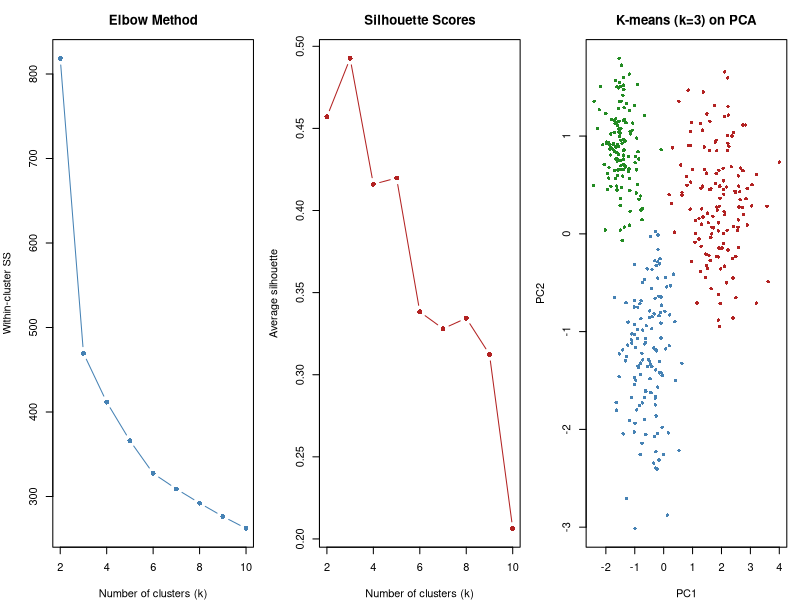
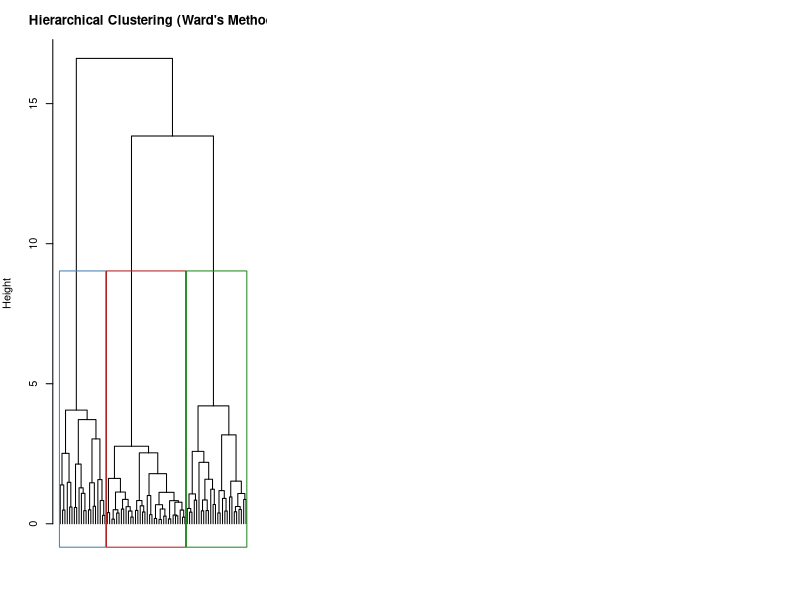
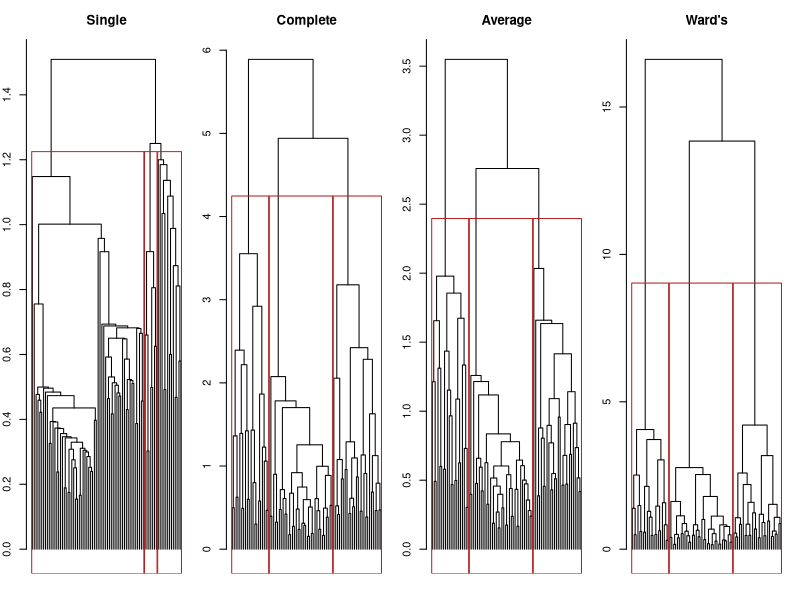
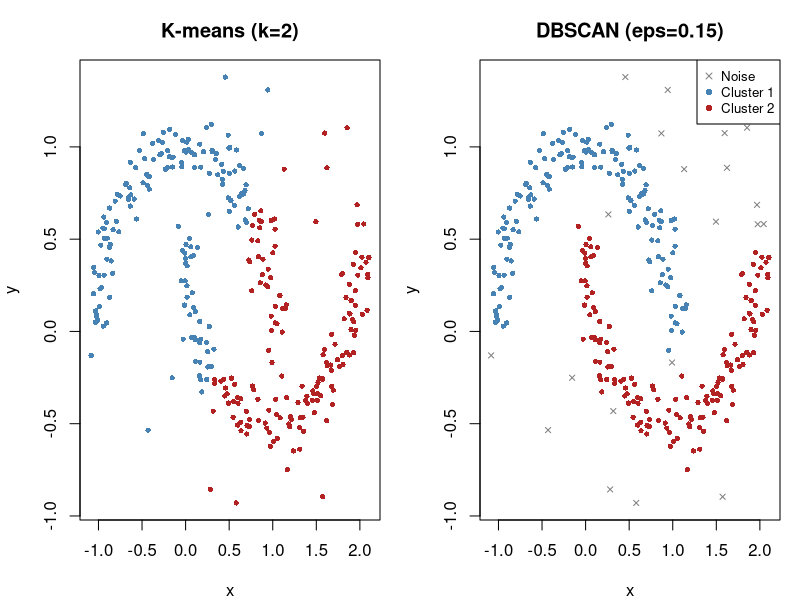
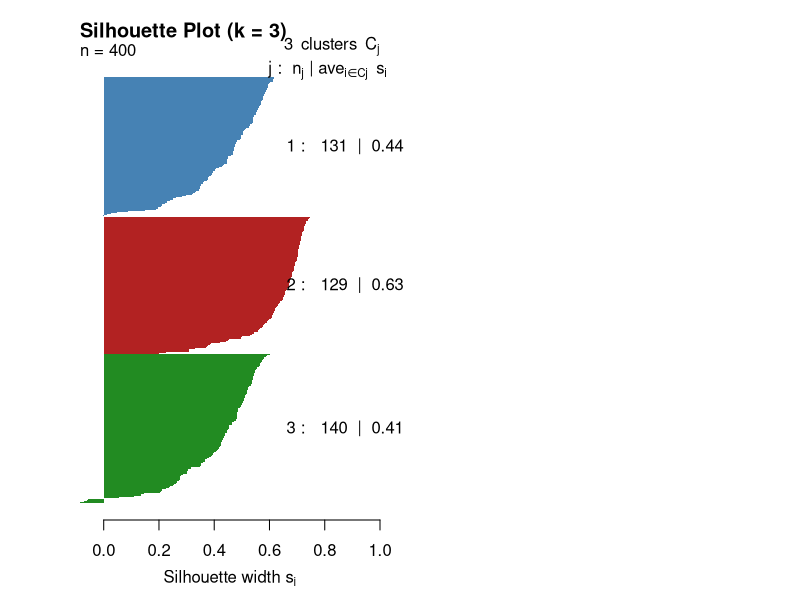
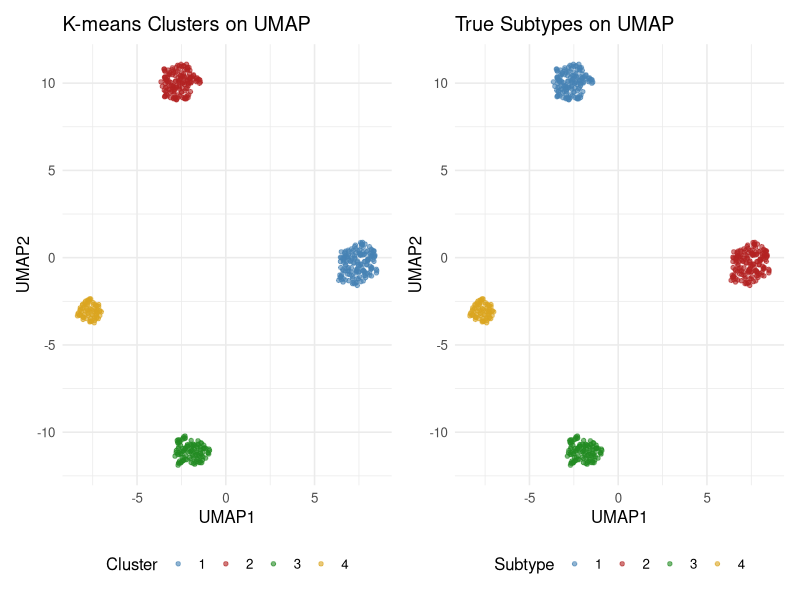
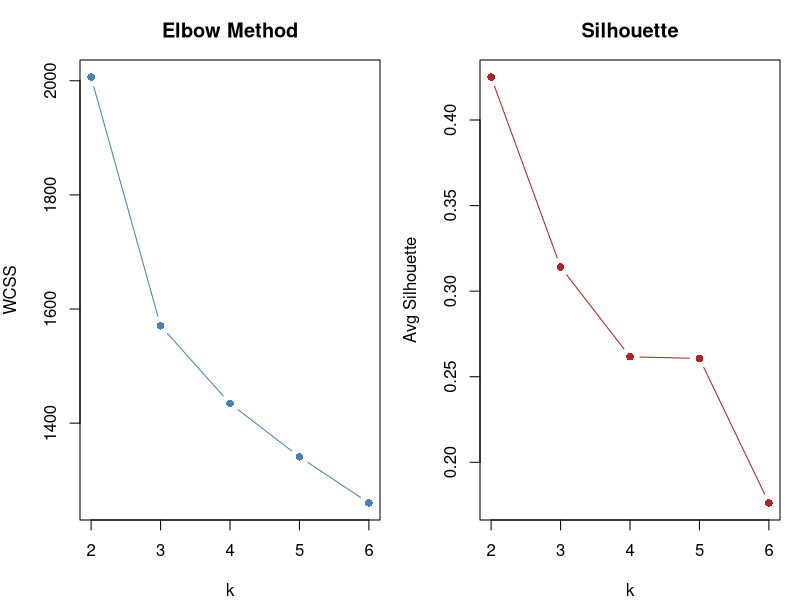

Recreate these plots in R, in order.
## ---- chunk 1
#| include: false
library(tidyverse)
library(knitr)
## ---- chunk 2
#| label: fig-kmeans-r
#| fig-cap: "K-means clustering of simulated patient lab data: choosing k and visualising clusters."
#| fig-width: 14
#| fig-height: 5

library(cluster)

set.seed(42)
n <- 400

# Simulate 3 patient phenotypes with distinct lab profiles
pheno1 <- tibble(  # Metabolic syndrome phenotype
  glucose = rnorm(n * 0.35, 140, 20),
  crp     = rnorm(n * 0.35, 5, 2),
  albumin = rnorm(n * 0.35, 3.5, 0.3),
  wbc     = rnorm(n * 0.35, 8, 2)
)
pheno2 <- tibble(  # Inflammatory phenotype
  glucose = rnorm(n * 0.35, 100, 15),
  crp     = rnorm(n * 0.35, 15, 4),
  albumin = rnorm(n * 0.35, 3.0, 0.4),
  wbc     = rnorm(n * 0.35, 14, 3)
)
pheno3 <- tibble(  # Healthy-ish phenotype
  glucose = rnorm(n * 0.30, 90, 10),
  crp     = rnorm(n * 0.30, 2, 1),
  albumin = rnorm(n * 0.30, 4.2, 0.2),
  wbc     = rnorm(n * 0.30, 7, 1.5)
)

lab_data <- bind_rows(pheno1, pheno2, pheno3)
lab_scaled <- scale(lab_data)

# Elbow and silhouette plots
wcss <- numeric(10)
sil_avg <- numeric(10)
for (k in 2:10) {
  km <- kmeans(lab_scaled, centers = k, nstart = 25)
  wcss[k] <- km$tot.withinss
  sil_avg[k] <- mean(silhouette(km$cluster, dist(lab_scaled))[, 3])
}

par(mfrow = c(1, 3), mar = c(4, 4, 3, 1))

# Elbow plot
plot(2:10, wcss[2:10], type = "b", pch = 16, col = "steelblue",
     xlab = "Number of clusters (k)", ylab = "Within-cluster SS",
     main = "Elbow Method")

# Silhouette plot
plot(2:10, sil_avg[2:10], type = "b", pch = 16, col = "firebrick",
     xlab = "Number of clusters (k)", ylab = "Average silhouette",
     main = "Silhouette Scores")

# K-means with k=3, visualise on first 2 PCs
km3 <- kmeans(lab_scaled, centers = 3, nstart = 25)
pca2 <- prcomp(lab_scaled)$x[, 1:2]
plot(pca2, col = c("steelblue", "firebrick", "forestgreen")[km3$cluster],
     pch = 16, cex = 0.7,
     main = "K-means (k=3) on PCA", xlab = "PC1", ylab = "PC2")
## ---- chunk 3
#| label: fig-dendrogram-r
#| fig-cap: "Dendrogram from hierarchical clustering (Ward's method) with 3 clusters highlighted."
#| fig-width: 10
#| fig-height: 6

# Use a smaller subset for readable dendrogram
set.seed(42)
idx <- sample(nrow(lab_scaled), 80)
hc <- hclust(dist(lab_scaled[idx, ]), method = "ward.D2")

# Plot dendrogram
plot(hc, labels = FALSE, main = "Hierarchical Clustering (Ward's Method)",
     xlab = "", sub = "", hang = -1, cex = 0.6)
rect.hclust(hc, k = 3, border = c("steelblue", "firebrick", "forestgreen"))
## ---- chunk 4
#| label: fig-linkage-comparison-r
#| fig-cap: "Comparison of linkage methods on the same dataset."
#| fig-width: 14
#| fig-height: 4

par(mfrow = c(1, 4), mar = c(2, 2, 3, 1))
methods <- c("single", "complete", "average", "ward.D2")
titles  <- c("Single", "Complete", "Average", "Ward's")

for (i in seq_along(methods)) {
  hc_i <- hclust(dist(lab_scaled[idx, ]), method = methods[i])
  plot(hc_i, labels = FALSE, main = titles[i], xlab = "", sub = "",
       hang = -1, cex = 0.5)
  rect.hclust(hc_i, k = 3, border = "firebrick")
}
## ---- chunk 5
#| label: fig-dbscan-r
#| fig-cap: "DBSCAN identifies irregularly shaped clusters and noise points."
#| fig-width: 10
#| fig-height: 5

library(dbscan)

set.seed(42)

# Create data with two crescent-shaped clusters + noise
n_each <- 150
theta1 <- seq(0, pi, length.out = n_each)
theta2 <- seq(0, pi, length.out = n_each)

x1 <- cos(theta1) + rnorm(n_each, 0, 0.08)
y1 <- sin(theta1) + rnorm(n_each, 0, 0.08)
x2 <- 1 - cos(theta2) + rnorm(n_each, 0, 0.08)
y2 <- 1 - sin(theta2) - 0.5 + rnorm(n_each, 0, 0.08)

# Add noise
x_noise <- runif(30, -0.5, 2)
y_noise <- runif(30, -1, 1.5)

crescent_data <- rbind(
  cbind(x1, y1),
  cbind(x2, y2),
  cbind(x_noise, y_noise)
)

# Compare K-means and DBSCAN
km_crescents <- kmeans(crescent_data, centers = 2, nstart = 25)
db_crescents <- dbscan(crescent_data, eps = 0.15, minPts = 5)

par(mfrow = c(1, 2), mar = c(4, 4, 3, 1))
cols_km <- c("steelblue", "firebrick")[km_crescents$cluster]
plot(crescent_data, col = cols_km, pch = 16, cex = 0.7,
     main = "K-means (k=2)", xlab = "x", ylab = "y")

# DBSCAN: cluster 0 = noise (grey), others = colours
db_cols <- c("grey50", "steelblue", "firebrick", "forestgreen")
plot(crescent_data,
     col = db_cols[db_crescents$cluster + 1],
     pch = ifelse(db_crescents$cluster == 0, 4, 16),
     cex = 0.7,
     main = "DBSCAN (eps=0.15)", xlab = "x", ylab = "y")
legend("topright", c("Noise", "Cluster 1", "Cluster 2"),
       col = db_cols[1:3], pch = c(4, 16, 16), cex = 0.8)
## ---- chunk 6
#| label: fig-silhouette-r
#| fig-cap: "Silhouette plot for K-means with k=3 on the lab data."
#| fig-width: 8
#| fig-height: 5

library(cluster)

km3 <- kmeans(lab_scaled, centers = 3, nstart = 25)
sil <- silhouette(km3$cluster, dist(lab_scaled))

plot(sil, col = c("steelblue", "firebrick", "forestgreen"),
     main = "Silhouette Plot (k = 3)",
     border = NA)
cat("Average silhouette width:", round(mean(sil[, 3]), 3), "\n")
## ---- chunk 7
#| label: fig-cluster-umap-r
#| fig-cap: "The complete workflow: scale, PCA, cluster, visualise with UMAP."
#| fig-width: 10
#| fig-height: 5

library(uwot)
library(cluster)

set.seed(42)

# High-dimensional data: 500 patients, 50 features, 4 subtypes
n <- 500; p <- 50
true_subtype <- sample(1:4, n, replace = TRUE, prob = c(0.3, 0.3, 0.25, 0.15))
X_hd <- matrix(rnorm(n * p), ncol = p)

# Add subtype-specific signals
for (s in 1:4) {
  feature_start <- (s - 1) * 8 + 1
  feature_end   <- min(s * 8, p)
  X_hd[true_subtype == s, feature_start:feature_end] <-
    X_hd[true_subtype == s, feature_start:feature_end] + 2.5
}

# Step 1: Scale
X_s <- scale(X_hd)

# Step 2: PCA to 15 components
pca_15 <- prcomp(X_s)$x[, 1:15]

# Step 3: K-means on PCA scores
km4 <- kmeans(pca_15, centers = 4, nstart = 50)

# Step 4: UMAP for visualisation
umap_2d <- umap(pca_15, n_neighbors = 15, min_dist = 0.1, verbose = FALSE)

plot_df <- tibble(
  UMAP1 = umap_2d[, 1],
  UMAP2 = umap_2d[, 2],
  Cluster = factor(km4$cluster),
  True_subtype = factor(true_subtype)
)

p1 <- ggplot(plot_df, aes(x = UMAP1, y = UMAP2, colour = Cluster)) +
  geom_point(alpha = 0.6, size = 1.2) +
  scale_colour_manual(values = c("steelblue", "firebrick",
                                  "forestgreen", "goldenrod")) +
  labs(title = "K-means Clusters on UMAP") +
  theme_minimal(base_size = 12) +
  theme(legend.position = "bottom")

p2 <- ggplot(plot_df, aes(x = UMAP1, y = UMAP2, colour = True_subtype)) +
  geom_point(alpha = 0.6, size = 1.2) +
  scale_colour_manual(values = c("steelblue", "firebrick",
                                  "forestgreen", "goldenrod")) +
  labs(title = "True Subtypes on UMAP", colour = "Subtype") +
  theme_minimal(base_size = 12) +
  theme(legend.position = "bottom")

library(patchwork)
p1 + p2
## ---- chunk 8
#| label: exercise-1-solution
#| fig-width: 10
#| fig-height: 5

library(tidyverse)  # tibble(), bind_rows(), group_by/summarise/across

set.seed(42)
n <- 600

# Phenotype 1: Septic shock (high HR, RR, lactate, low SBP)
p1 <- tibble(hr = rnorm(200, 115, 12), rr = rnorm(200, 28, 5),
             temp = rnorm(200, 38.5, 0.8), sbp = rnorm(200, 80, 12),
             creat = rnorm(200, 2.5, 0.8), lactate = rnorm(200, 5, 2))
# Phenotype 2: Stable critical (moderate vitals)
p2 <- tibble(hr = rnorm(200, 90, 10), rr = rnorm(200, 20, 3),
             temp = rnorm(200, 37.2, 0.5), sbp = rnorm(200, 110, 15),
             creat = rnorm(200, 1.2, 0.3), lactate = rnorm(200, 1.5, 0.5))
# Phenotype 3: Febrile, preserved hemodynamics
p3 <- tibble(hr = rnorm(200, 100, 10), rr = rnorm(200, 22, 4),
             temp = rnorm(200, 39.2, 0.7), sbp = rnorm(200, 120, 10),
             creat = rnorm(200, 1.0, 0.2), lactate = rnorm(200, 2.0, 0.8))

dat <- bind_rows(p1, p2, p3)
dat_scaled <- scale(dat)

# Elbow + silhouette
library(cluster)
wcss <- sil <- numeric(6)
for (k in 2:6) {
  km <- kmeans(dat_scaled, k, nstart = 25)
  wcss[k] <- km$tot.withinss
  sil[k] <- mean(silhouette(km$cluster, dist(dat_scaled))[, 3])
}

par(mfrow = c(1, 2))
plot(2:6, wcss[2:6], type = "b", pch = 16, col = "steelblue",
     xlab = "k", ylab = "WCSS", main = "Elbow Method")
plot(2:6, sil[2:6], type = "b", pch = 16, col = "firebrick",
     xlab = "k", ylab = "Avg Silhouette", main = "Silhouette")

# Profile clusters
km3 <- kmeans(dat_scaled, 3, nstart = 25)
dat$cluster <- km3$cluster
dat %>%
  group_by(cluster) %>%
  summarise(across(hr:lactate, mean), .groups = "drop") %>%
  knitr::kable(
    digits = 2,
    caption = "Cluster profiles: mean of each variable (original scale) within each cluster."
  )
